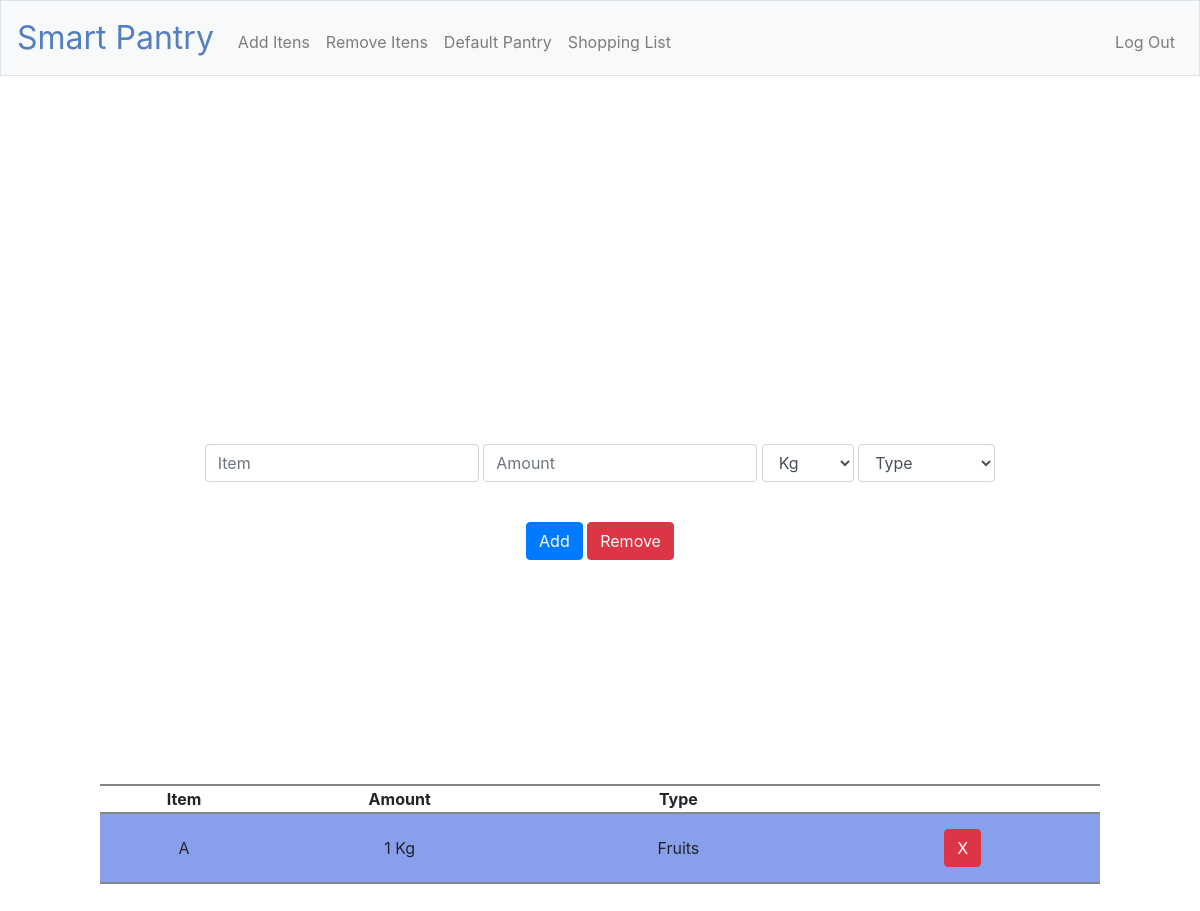
The page /default (signed in) on the database as committed earlier.
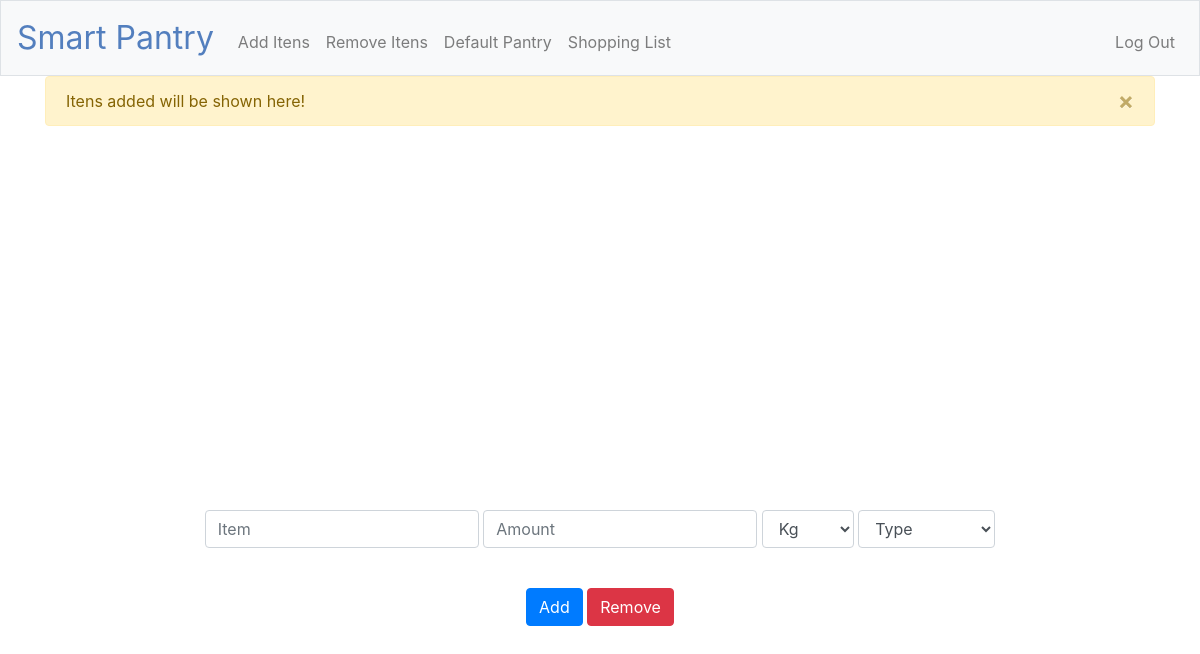
The same page on the database as committed later.
### tables this page shows
CREATE TABLE "default_pantry" ('user_id' integer NOT NULL, 'item' text NOT NULL, 'amount' integer NOT NULL, 'unit' text NOT NULL, 'type' text);

### application.py (the view)
@app.route("/default", methods=["GET", "POST"])
@login_required
def default():
    if request.method == "POST":
        if not request.form.get("item"):
            flash("must add the item's name", "warning")
            return redirect(request.url)
        if not request.form.get("amount"):
            flash("must add an amount", "warning")
            return redirect(request.url)
        if not request.form.get("type"):
            flash("Select a valid type", "warning")
            return redirect(request.url)
        amount = request.form.get("amount")
        try:
            float(amount)
        except:
            flash("amount must be a number", "warning")
            return redirect(request.url)
        user = db.execute("SELECT item, amount FROM default_pantry WHERE user_id=? AND item=? AND type=? AND unit=?", session["user_id"], request.form.get("item").upper(), request.form.get("type"), request.form.get("unit"))
        if request.form["action"] == "add":
            if len(user) < 1:
                db.execute("INSERT INTO default_pantry (user_id ,item, amount, unit, type) VALUES(?, ?, ?, ?, ?)", session["user_id"], request.form.get("item").upper(), request.form.get("amount"), request.form.get("unit"), request.form.get("type"))
                flash("item added to default pantry!", "success")
                return redirect(request.url)
            else:
                print(user)
                db.execute("UPDATE default_pantry SET amount=? WHERE item=? AND user_id=? AND type=? AND unit=?", (user[0]["amount"] + float(request.form.get("amount"))), request.form.get("item").upper(), session["user_id"], request.form.get("type"), request.form.get("unit"))
                flash("item added to default pantry!", "success")
                return redirect(request.url)
        elif request.form["action"] == "x":
            if len(user) < 1 or int(request.form.get("amount")) > user[0]["amount"]:
                flash("you don't have enough of this item", "warning")
                return redirect(request.url)
            else:
                if (int(request.form.get("amount")) - user[0]["amount"]) == 0:
                    db.execute("DELETE FROM default_pantry WHERE user_id=? AND item=? AND type=? AND unit=?", session["user_id"], request.form.get("item").upper(), request.form.get("type"), request.form.get("unit"))
                else:
                    db.execute("UPDATE default_pantry SET amount=? WHERE user_id=? AND item=? AND type=? AND unit=?", (user[0]["amount"] - float(request.form.get("amount"))), session["user_id"], request.form.get("item").upper(), request.form.get("type"), request.form.get("unit"))
                flash("item removed from pantry!", "success")
                return redirect(request.url)
    else:
        storage = db.execute("SELECT item, amount, unit, type FROM default_pantry WHERE user_id=?", session["user_id"])
        if len(storage) < 1:
            flash("Itens added will be shown here!", "warning")
            return render_template("default.html", storage="")
        else:
            for item in storage:
                item["item"] = item["item"].title()
            return render_template("default.html", storage=storage)

### application.py (called while the page is built)
@app.after_request
def after_request(response):
    response.headers["Cache-Control"] = "no-cache, no-store, must-revalidate"
    response.headers["Expires"] = 0
    response.headers["Pragma"] = "no-cache"
    return response

### helpers.py (called while the page is built)
def login_required(f):
    @wraps(f)
    def decorated_function(*args, **kwargs):
        if session.get("user_id") is None:
            return redirect("/login")
        return f(*args, **kwargs)
    return decorated_function

### templates/default.html (shortened to what this page needs)
{% extends "layout.html" %}
{% block main %}
    <div class="container-fluid">
        <div class="row justify-content-center" id="spacer">
            <form action="/default" method="post">
                    <input autocomplete="off" autofocus class="form-control" name="item" placeholder="Item" type="text">
                    <input autocomplete="off"  class="form-control" name="amount" placeholder="Amount" type="text">
                    <select name="unit" class="form-control" id="sel1">
                        <option>Kg</option>
                    </select>
                    <select name="type" class="form-control" id="sel1">
                        <option value="" selected disabled>Type</option>
                    </select>
                    <div id="buttons">
                        <button class="btn btn-primary" name="action" id="add" value="add" type="submit">Add</button>
                        <button class="btn btn-danger" name="action" id="x" value="x" type="submit">Remove</button>
                    </div>
            </form>
        </div>
        {% if storage != ""%}
            <div id="index_table" class="row justify-content-center">
                <table>
                    <tr>
                        <th>Item</th>
                        <th>Amount</th>
                        <th>Type</th>
                        <th>    </th>
                    </tr>
                    <tr id="test">
                        {% for row in storage %}
                            <tr>
                                <td>{{row.item}}</td>
                                <td>{{row.amount}} {{row.unit}}</td>
                                <td>{{row.type}}</td>
                                <td>
                                    <button class="btn btn-danger" id="{{row.item}} {{row.unit}} {{row.type}}" type="submit">X</button>
                                </td>
                            </tr>
                        {% endfor %}
                    </tr>
                </table>
            </div>
        {% endif %}
    </div>
{% endblock %}

### templates/layout.html (shortened to what this page needs)
<!DOCTYPE html>
<html lang="en">
    <head>
        <link rel="stylesheet" href="https://cdn.jsdelivr.net/npm/bootstrap@4.5.3/dist/css/bootstrap.min.css">
        <link href="/static/styles.css" rel="stylesheet">
        <link rel="stylesheet" href="https://releases.jquery.com/git/ui/jquery-ui-git.css" />
    </head>
    <body>
        <nav class="navbar navbar-expand-md navbar-light bg-light border">
            <a class="navbar-brand" href="/"><span class="blue">Smart Pantry</span> </a>
            <div class="collapse navbar-collapse" id="navbar">
                {% if session.user_id %}
                    <ul class="navbar-nav mr-auto mt-2">
                        <li class="nav-item"><a class="nav-link" href="/add_item">Add Itens</a></li>
                        <li class="nav-item"><a class="nav-link" href="/remove">Remove Itens</a></li>
                        <li class="nav-item"><a class="nav-link" href="/default">Default Pantry</a></li>
                        <li class="nav-item"><a class="nav-link" href="/shopping_list">Shopping List</a></li>
                    </ul>
                    <ul class="navbar-nav ml-auto mt-2">
                        <li class="nav-item"><a class="nav-link" href="/logout">Log Out</a></li>
                    </ul>
                {% else %}
                    <ul class="navbar-nav ml-auto mt-2">
                        <li class="nav-item"><a class="nav-link" href="/register">Register</a></li>
                        <li class="nav-item"><a class="nav-link" href="/login">Log In</a></li>
                    </ul>
                {% endif %}
            </div>
        </nav>
        <div class="container">
            {% with messages = get_flashed_messages(with_categories=true) %}
                {% if messages %}
                    {%for category, message in messages%}
                    <div class="alert alert-{{ category }} alert-dismissible fade show" role="alert">
                        <span>{{message}}</span>
                        <button type="button" class="close" data-dismiss="alert">&times;</button>
                    </div>
                    {%endfor%}
                {%endif%}
            {% endwith %}
        </div>
        <main class="container p-5">
            {% block main %}{% endblock %}
        </main>
    </body>
</html>

### static/styles.css (style rules this page uses)
nav .navbar-brand { font-size: xx-large; }
nav .navbar-brand .blue { color: #537fbe; }
main .form-control { display: inline-block; width: auto; }
main { overflow-x: auto; text-align: center; }
#spacer { padding-top: 20rem; padding-bottom: 10rem; }
#buttons { padding-top: 2rem; padding-bottom: 2rem; }
.form-control { margin-bottom: 0.5rem; }

Rows that differ between the two databases and show on the page:
removed default_pantry: item "A", amount "1", unit "Kg", type "Fruits"
Other text that changed with them:
new list line: "Itens added will be shown here! ×"
text no longer shown: "Item Amount Type"
